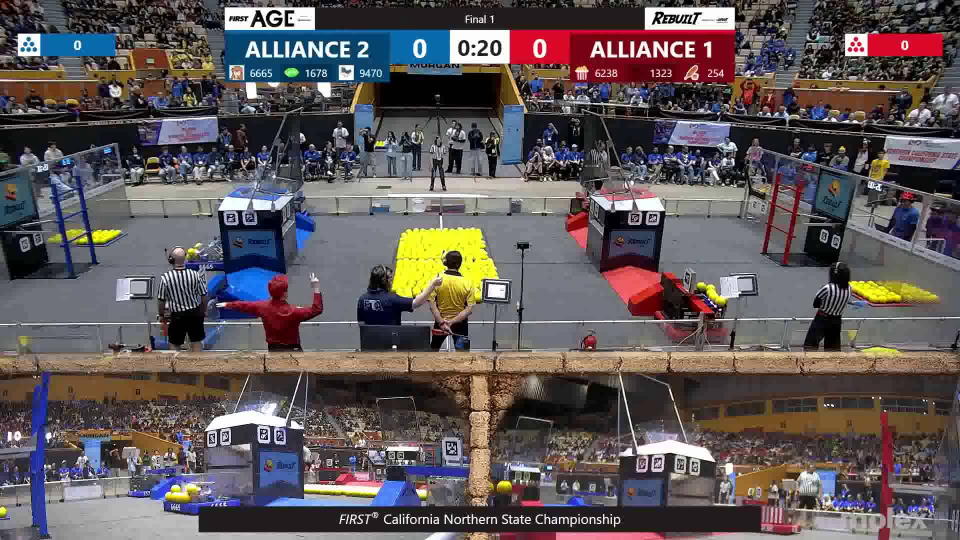
#> input picture sampled_frames/NsI8ucuwnBI_f0000108.jpg, 1920 x 1080 px (shown at 1/2 size)
$ python -i build_icon_templates.py   (imports and definitions only)
#> lines starting #> are read from the running program, lines starting #| are printed output that depends on the picture; after the words box and inside, x2 and y2 are one past the last pixel; in counts of white or black regions, pixels touching at a corner belong together
#> in build_one, img is the input picture: shape (1080, 1920, 3); mean B, G, R 88.9, 87.5, 95.6
#!/usr/bin/env python3
"""
Build icon-matching templates from sourced reference art (NOT harvested from
broadcast video). Unlike digit_templates (tools/calibrate.py + tools/build_templates.py,
which fuse hundreds of low-res broadcast-rendered instances because the font
and rendering scale vary by broadcast), the FRC game-piece pictogram next to
each counter badge is a small, fixed, officially-published set -- one clean
upscaled source image per icon is enough. No harvesting step exists or is
needed for these.

This script only builds templates from whatever sits in icon_templates_src/;
it does not decide where those source images come from. Sourcing them
(finding an upscaled version of the official icon) is a manual, one-off step
done outside this pipeline.

Algorithm
---------
1. Locate the icon's white square within the sourced image and crop tightly
   to it. The source images are screenshots taken with deliberate margin
   around the square (easier to crop generously by hand than pixel-perfect),
   so this step does the precise crop: largest connected component of
   near-white pixels (high value, low saturation -- same test as
   04_identify.py's hue_class "white" bucket), bounding box of that
   component.
2. Within the crop, threshold the icon ink out of the white background via
   per-image Otsu on grayscale. This is deliberately NOT a fixed brightness
   cutoff: the icon's ink color differs per source (blue dots, red coral,
   red algae seen so far) and Otsu adapts to each image's own bg/fg
   separation instead of assuming one. Algae's fine internal swirl linework
   is kept, not filled solid -- it's part of the source art's actual
   silhouette, same as any other icon's shape detail.
3. Save the binary mask -- this is the template. Matching a broadcast icon
   crop against it (07, not written yet) means binarizing that crop the same
   way and comparing masks, not raw color, since the pictogram renders in
   whichever alliance's color it sits on.

Output
------
data/icon_templates/<name>.png            -- binary mask (0/255), the template
data/icon_templates/<name>_compare.png    -- source screenshot / tight crop /
                                              mask, side by side, so a bad
                                              crop or threshold is something
                                              to look at, not just trust
Known limitations / unvalidated
--------------------------------
- Only 3 source images exist so far (2025 coral, 2025 algae, 2026's single
  icon -- name unconfirmed, see icon_templates_src/). Whether Otsu holds up
  on a wider set of sourced images, and whether the sourced art's silhouette
  actually matches the broadcast production's redrawn icon closely enough to
  match on, is NOT yet checked against a real broadcast crop -- do that
  before wiring up 07.
- White-square localization assumes the square is the single largest
  near-white connected region in the source image. Fine for a cropped
  screenshot with only one icon in frame; would need reworking if source
  images ever contain more than one icon.

Usage
-----
  python pipeline/build_icon_templates.py
  python pipeline/build_icon_templates.py --compare  # also write debug strips
"""

import argparse
import pathlib
import sys

import cv2
import numpy as np

ROOT = pathlib.Path(__file__).parent.parent
DATA_DIR = ROOT / "data"
SRC_DIR = DATA_DIR / "icon_templates_src"
OUT_DIR = DATA_DIR / "icon_templates"

# Near-white test for locating the square: bright and low-saturation. Same
# thresholds as 04_identify.py's hue_class "white" bucket, since it's the
# same visual thing (a white chip) seen at higher resolution here.
WHITE_VAL_MIN = 160
WHITE_SAT_MAX = 40

# Shrink find_white_square's bbox by this many px on each side before
# thresholding, to drop the antialiased blend ring at its edge (measured
# ~4px wide on algae.png). See build_one's comment for why this matters.
CROP_INSET = 4


def find_white_square(img):
    """-> (x, y, w, h) of the largest near-white connected region, or None."""
    b, g, r = cv2.split(img.astype(np.int32))
    mx = np.maximum(np.maximum(b, g), r)
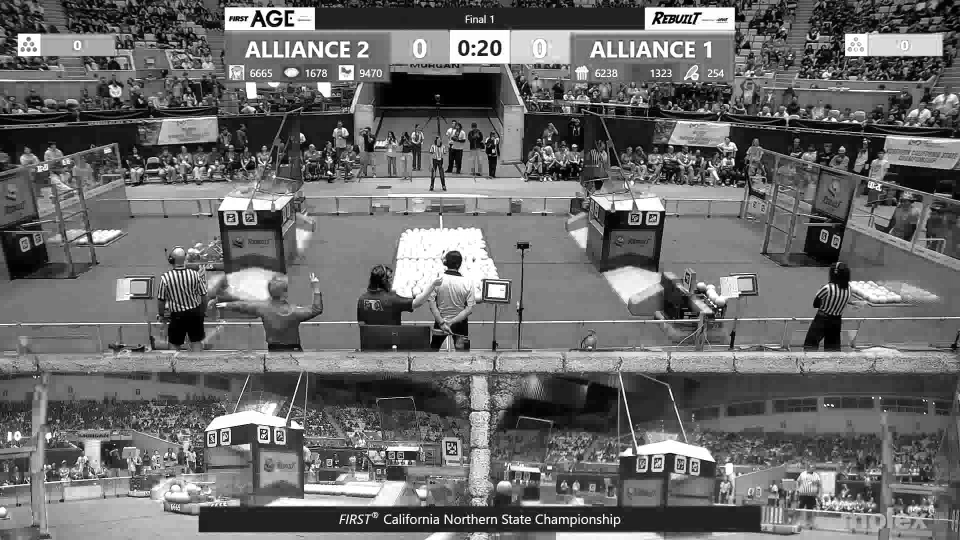
#> mx: shape (1080, 1920) int32 (shown at 1/2 size); min 0, max 255, mean 106.4
    mn = np.minimum(np.minimum(b, g), r)
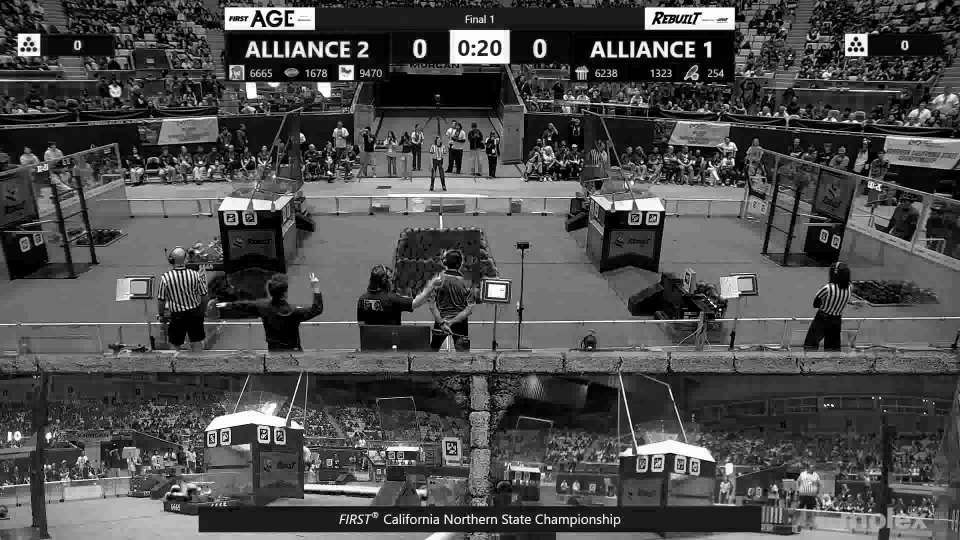
#> mn: shape (1080, 1920) int32 (shown at 1/2 size); min 0, max 255, mean 76.7
    sat = mx - mn
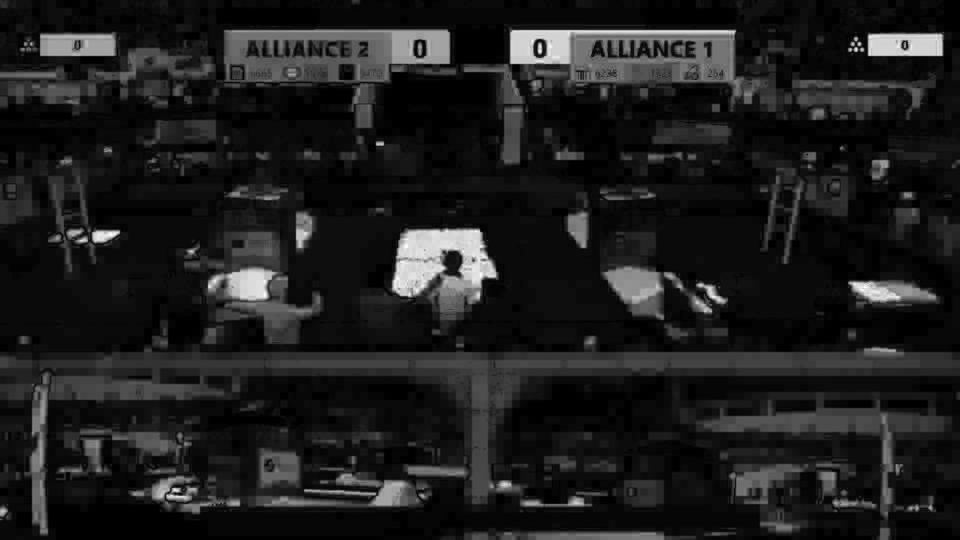
#> sat: shape (1080, 1920) int32 (shown at 1/2 size); min 0, max 255, mean 29.8
    white = ((mx > WHITE_VAL_MIN) & (sat < WHITE_SAT_MAX)).astype(np.uint8) * 255
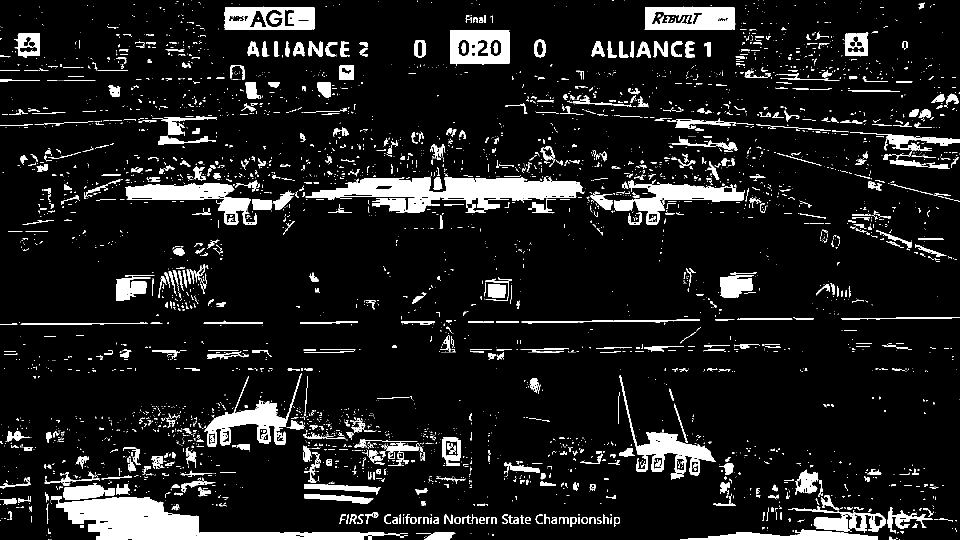
#> white: shape (1080, 1920) (shown at 1/2 size); 9.9% white; 4222 white regions (3374 under 20 px), largest, box (x1, y1, x2, y2) and area: (101, 992, 800, 1080) 22674, (611, 354, 1169, 396) 16350, (251, 366, 502, 421) 6929
    # Close small gaps (anti-aliased ink strokes crossing near the border)
    # so the square doesn't get fragmented into several smaller components.
    white = cv2.morphologyEx(white, cv2.MORPH_CLOSE, np.ones((5, 5), np.uint8))
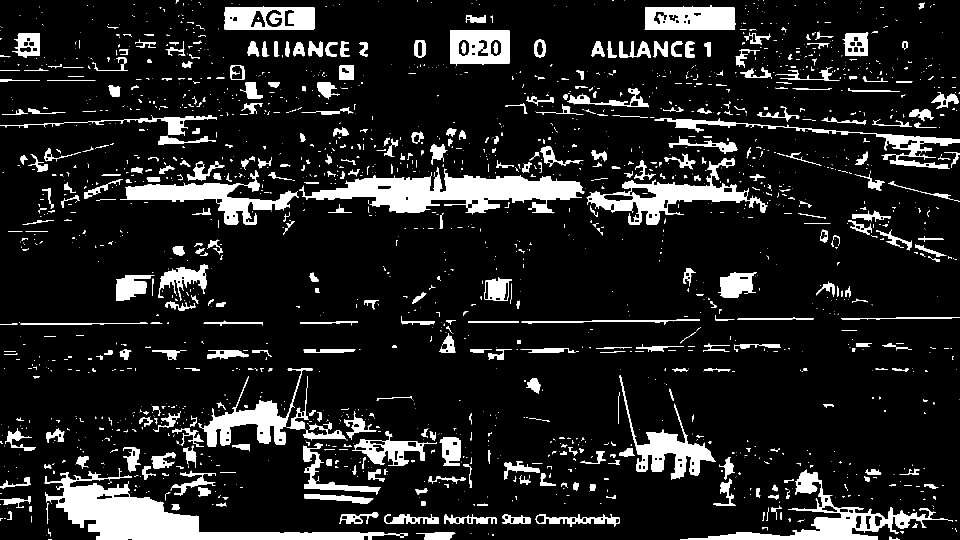
#> white: shape (1080, 1920) (shown at 1/2 size); 11.8% white; 1932 white regions (1408 under 20 px), largest, box (x1, y1, x2, y2) and area: (89, 937, 808, 1080) 27437, (598, 334, 1169, 429) 24290, (1360, 939, 1905, 1080) 12773
    n, _, stats, _ = cv2.connectedComponentsWithStats(white, 8)
#> n = 1933; stats = 1933 rows, first 6: [0, 0, 1920, 1080, 1828123], [351, 0, 6, 7, 23], [383, 0, 1, 1, 1], [834, 0, 2, 4, 7], [952, 0, 1, 1, 1], [1225, 0, 2, 2, 4]
    if n <= 1:
        return None
    idx = 1 + int(np.argmax(stats[1:, cv2.CC_STAT_AREA]))
#> idx = 1763
    x, y, w, h, _ = stats[idx]
#> x = 89; y = 937; w = 719; h = 143
    return int(x), int(y), int(w), int(h)


def ink_mask(crop_bgr):
    """-> binary mask (0/255), icon ink = 255. Per-image Otsu, not a fixed
    cutoff, because ink color varies by icon (blue/red/whatever) but is
    always darker/more saturated than the white square it sits on."""
    gray = cv2.cvtColor(crop_bgr, cv2.COLOR_BGR2GRAY)
    _, mask = cv2.threshold(gray, 0, 255, cv2.THRESH_BINARY_INV + cv2.THRESH_OTSU)
    return mask


# A stray component this much smaller than the largest one is noise, not a
# disjoint part of the icon -- fuel's 6 dots come out within ~1% of each
# other's area, so a real generously-sized threshold here won't confuse a
# legitimate small part for a stray.
STRAY_AREA_RATIO = 0.15


def check_mask(mask):
    """Programmatic replacement for eyeballing a zoomed PNG -- returns a list
    of warning strings, empty if clean. Catches exactly the class of defect
    that a visual check missed here: a thin ink ring at the crop's edge
    (border-touching ink) and small stray flecks (components tiny relative
    to the icon's main body)."""
    warnings = []
    border = np.concatenate([mask[0, :], mask[-1, :], mask[:, 0], mask[:, -1]])
    n_border_ink = int((border > 0).sum())
    if n_border_ink:
        warnings.append(f"{n_border_ink}/{len(border)} border px are ink "
                         f"(icon should sit inset from the crop edge)")
    n_comp, _, stats, _ = cv2.connectedComponentsWithStats((mask > 0).astype(np.uint8), 8)
    areas = sorted(stats[1:, cv2.CC_STAT_AREA], reverse=True)
    if areas:
        strays = [a for a in areas[1:] if a < STRAY_AREA_RATIO * areas[0]]
        if strays:
            warnings.append(f"{len(strays)} stray component(s) below "
                             f"{STRAY_AREA_RATIO:.0%} of main area {areas[0]}: {strays}")
    return warnings


def build_one(src_path: pathlib.Path, compare: bool = False):
    img = cv2.imread(str(src_path))
    if img is None:
        print(f"[skip] {src_path.name}: not readable as an image", file=sys.stderr)
        return
    box = find_white_square(img)
#> box = (89, 937, 719, 143)
    if box is None:
        print(f"[skip] {src_path.name}: no white square found", file=sys.stderr)
        return
    x, y, w, h = box
#> x = 89; y = 937; w = 719; h = 143
    # find_white_square's bbox edge sits ON the antialiased blend ring
    # between the white square and its surrounding margin (measured on
    # algae.png: ~172-179 gray right at the edge vs ~243 a few px in) --
    # left in, that ring reads as ink to Otsu and can surround the crop
    # completely, which made fill_holes see no reachable background and
    # flood-fill the entire mask solid. Insetting past the ring fixes it.
    x, y = x + CROP_INSET, y + CROP_INSET
#> x = 93; y = 941
    w, h = max(1, w - 2 * CROP_INSET), max(1, h - 2 * CROP_INSET)
#> w = 711; h = 135
    crop = img[y:y + h, x:x + w]
    mask = ink_mask(crop)
#> in ink_mask, `gray = cv2.cvtColor(crop_bgr, cv2.COLOR_BGR2GRAY)`:
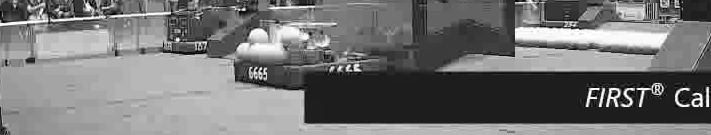
#> gray: shape (135, 711); min 0, max 255, mean 116.4
#> in ink_mask, `_, mask = cv2.threshold(gray, 0, 255, cv2.THRESH_BINARY_INV + cv2.THRE..`:
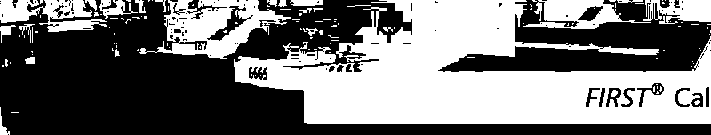
#> mask: shape (135, 711); 45.6% white; 123 white regions (98 under 20 px), largest, box (x1, y1, x2, y2) and area: (234, 0, 711, 124) 33226, (139, 0, 291, 59) 4069, (0, 0, 107, 32) 1806

    OUT_DIR.mkdir(parents=True, exist_ok=True)
#> (the run stopped early here; a loop or call above may not have finished)

$ run again, on sampled_frames/NsI8ucuwnBI_f0000636.jpg
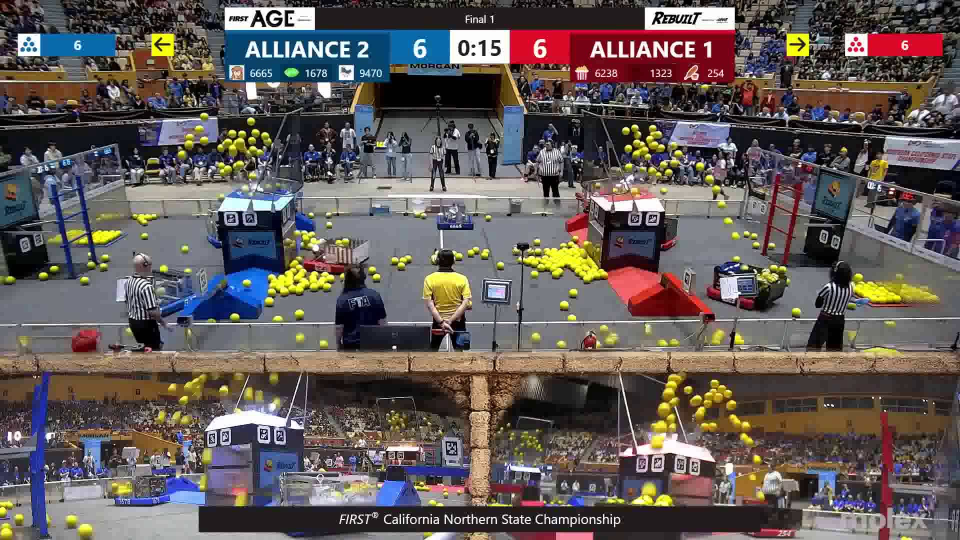
#> input picture sampled_frames/NsI8ucuwnBI_f0000636.jpg, 1920 x 1080 px (shown at 1/2 size)
#> in build_one, img is the input picture: shape (1080, 1920, 3); mean B, G, R 88.3, 90.2, 98.6
#> in find_white_square, `white = cv2.morphologyEx(white, cv2.MORPH_CLOSE, np.ones((5, 5), np.ui..`:
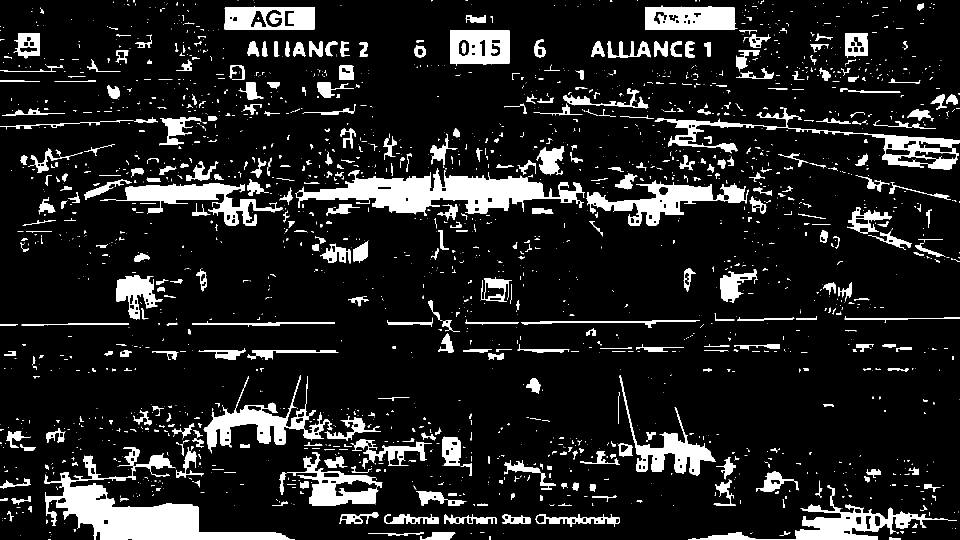
#> white: shape (1080, 1920) (shown at 1/2 size); 11.8% white; 2067 white regions (1519 under 20 px), largest, box (x1, y1, x2, y2) and area: (89, 906, 590, 1080) 25331, (591, 336, 1169, 432) 23590, (1376, 970, 1913, 1080) 10340
#> n = 2068; stats = 2068 rows, first 6: [0, 0, 1920, 1080, 1827908], [255, 0, 1, 3, 3], [267, 0, 2, 5, 10], [475, 0, 2, 1, 2], [507, 0, 1, 1, 1], [863, 0, 3, 3, 7]
#> idx = 1784
#> in find_white_square, `x, y, w, h, _ = stats[idx]`: x = 89; y = 906; w = 501; h = 174
#> box = (89, 906, 501, 174)
#> in build_one, `x, y, w, h = box`: x = 89; y = 906; w = 501; h = 174
#> in build_one, `x, y = x + CROP_INSET, y + CROP_INSET`: x = 93; y = 910
#> in build_one, `w, h = max(1, w - 2 * CROP_INSET), max(1, h - 2 * CROP_INSET)`: w = 493; h = 166
#> in ink_mask, `_, mask = cv2.threshold(gray, 0, 255, cv2.THRESH_BINARY_INV + cv2.THRE..`:
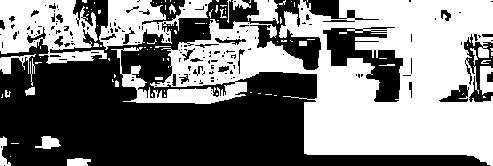
#> mask: shape (166, 493); 49.3% white; 101 white regions (77 under 20 px), largest, box (x1, y1, x2, y2) and area: (111, 0, 493, 166) 30928, (0, 0, 107, 64) 4280, (99, 0, 212, 50) 2702
